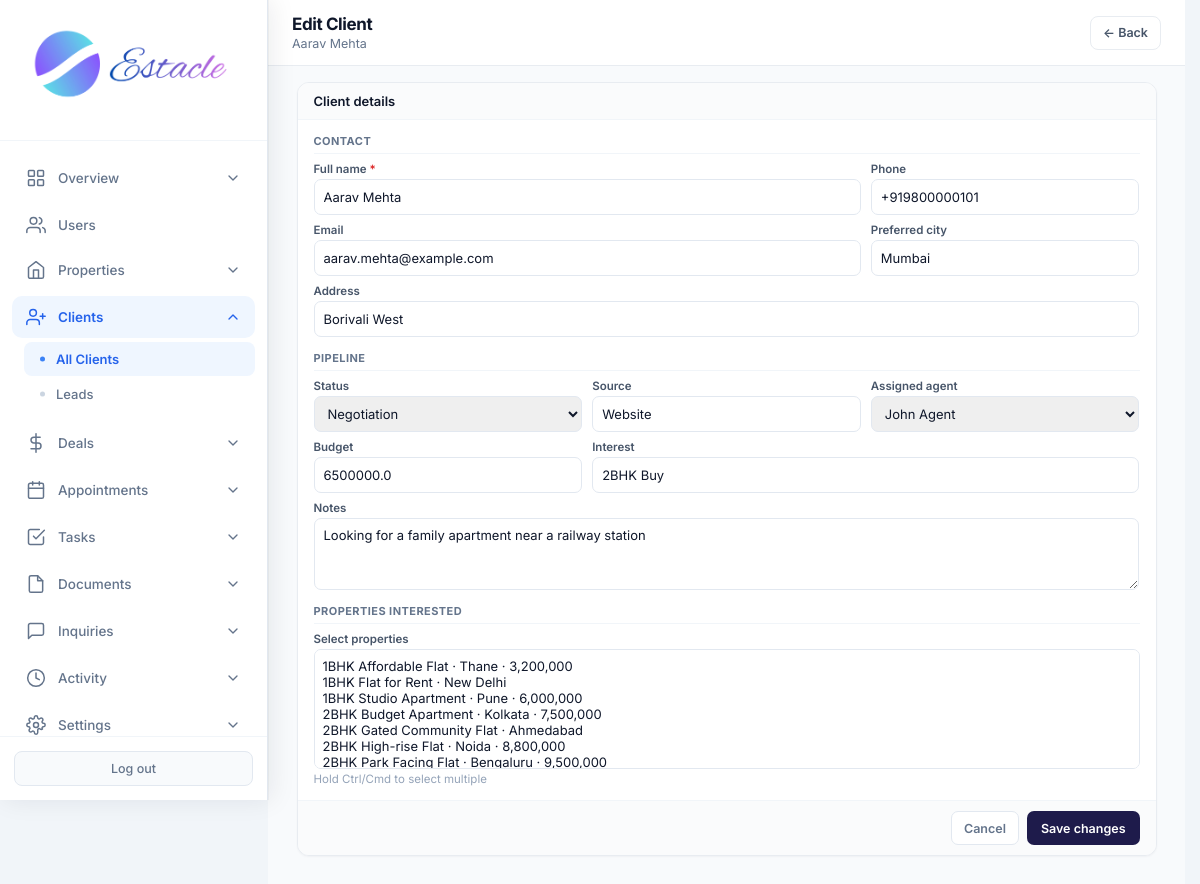
/admin/clients/8/edit (signed in), run on the app's committed database.
### tables this page shows
CREATE TABLE clients (
            id INTEGER PRIMARY KEY AUTOINCREMENT,
            full_name TEXT NOT NULL,
            email TEXT,
            phone TEXT,
            status TEXT DEFAULT 'lead',
            notes TEXT,
            agent_id INTEGER,
            created_at TIMESTAMP DEFAULT CURRENT_TIMESTAMP, source TEXT, budget REAL, interest TEXT, preferred_city TEXT, address TEXT, updated_at TIMESTAMP, user_id INTEGER,
            FOREIGN KEY (agent_id) REFERENCES users (id)
        );

CREATE TABLE users (
            id INTEGER PRIMARY KEY AUTOINCREMENT,
            email TEXT UNIQUE NOT NULL,
            password TEXT NOT NULL,
            full_name TEXT NOT NULL,
            role TEXT NOT NULL CHECK(role IN ('admin', 'agent', 'customer')),
            phone TEXT,
            created_at TIMESTAMP DEFAULT CURRENT_TIMESTAMP,
            is_active INTEGER DEFAULT 1
        , avatar TEXT, last_seen TIMESTAMP, job_title TEXT, department TEXT, employee_id TEXT, license_no TEXT, commission_rate REAL, alt_phone TEXT, address TEXT, city TEXT, state TEXT, country TEXT, postal_code TEXT, notes TEXT, hire_date TEXT, timezone TEXT);

### routes/admin/clients.py (the view, shortened to what this page needs)
@admin.route('/admin/clients/<int:client_id>/edit', methods=['GET', 'POST'])
@login_required
@role_required('admin')
def admin_edit_client(client_id):
    db = get_db()
    migrate_db()
    client = db.execute('SELECT * FROM clients WHERE id = ?', (client_id,)).fetchone()
    if not client:
        flash('Client not found.', 'danger')
        return redirect(url_for('admin.admin_clients'))
    agents = db.execute(
        "SELECT id, full_name FROM users WHERE role = 'agent' AND is_active = 1 ORDER BY full_name"
    ).fetchall()
    properties = db.execute(
        "SELECT id, title, city, price, status FROM properties ORDER BY title"
    ).fetchall()
    selected_props = {
        r['property_id']
        for r in db.execute(
            'SELECT property_id FROM client_properties WHERE client_id = ?', (client_id,)
        ).fetchall()
    }
    return render_template(
        'admin_edit_client.html',
        client=client,
        agents=agents,
        properties=properties,
        selected_props=selected_props,
    )

### core/db.py (called while the page is built)
def get_db():
    if 'db' not in g:
        g.db = sqlite3.connect(current_app.config['DATABASE'])
        g.db.row_factory = sqlite3.Row
    return g.db

### core/helpers.py (called while the page is built)
def login_required(f):
    @wraps(f)
    def decorated_function(*args, **kwargs):
        if 'user_id' not in session:
            flash('Please log in to access this page.', 'warning')
            return redirect(url_for('auth.login'))
        return f(*args, **kwargs)
    return decorated_function

def role_required(*roles):
    def decorator(f):
        @wraps(f)
        def decorated_function(*args, **kwargs):
            if 'user_id' not in session:
                flash('Please log in to access this page.', 'warning')
                return redirect(url_for('auth.login'))
            if session.get('role') not in roles:
                flash('You do not have permission to access this page.', 'danger')
                return redirect(url_for('auth.role_redirect'))
            return f(*args, **kwargs)
        return decorated_function
    return decorator

### templates/admin_edit_client.html (shortened to what this page needs)
<!DOCTYPE html>
<html lang="en">
<head>
<link rel="stylesheet" href="{{ url_for('static', filename='css/admin.css') }}">
</head>
<body>
<div class="app-layout">
{% set active = 'clients' %}
{% include 'partials/admin_sidebar.html' %}
<main class="main-content">
<header class="top-bar dash-top">
  <div>
    <h1 class="page-title">Edit Client</h1>
    <p class="page-subtitle">{{ client.full_name }}</p>
  </div>
  <a href="{{ url_for('admin.admin_client_detail', client_id=client.id) }}" class="btn-back">← Back</a>
</header>
<div class="page-wrap">
<form method="POST" class="panel">
  <div class="panel-hd">Client details</div>
  <div class="panel-bd">
    <p class="sec">Contact</p>
    <div class="g">
      <div class="fg s2">
        <label>Full name <span class="r">*</span></label>
        <input type="text" name="full_name" required value="{{ client.full_name or '' }}">
      </div>
      <div class="fg">
        <label>Phone</label>
        <input type="text" name="phone" value="{{ client.phone or '' }}">
      </div>
      <div class="fg s2">
        <label>Email</label>
        <input type="email" name="email" value="{{ client.email or '' }}">
      </div>
      <div class="fg">
        <label>Preferred city</label>
        <input type="text" name="preferred_city" value="{{ client.preferred_city or '' }}">
      </div>
      <div class="fg s3">
        <label>Address</label>
        <input type="text" name="address" value="{{ client.address or '' }}">
      </div>
    </div>
    <p class="sec">Pipeline</p>
    <div class="g">
      <div class="fg">
        <label>Status</label>
        <select name="status">
          {% for s in ['lead','contacted','qualified','negotiation','closed','lost'] %}
          <option value="{{ s }}" {% if client.status == s %}selected{% endif %}>{{ s|capitalize }}</option>
          {% endfor %}
        </select>
      </div>
      <div class="fg">
        <label>Source</label>
        <input type="text" name="source" value="{{ client.source or '' }}">
      </div>
      <div class="fg">
        <label>Assigned agent</label>
        <select name="agent_id">
          {% for a in agents %}
          <option value="{{ a.id }}" {% if client.agent_id == a.id %}selected{% endif %}>{{ a.full_name }}</option>
          {% endfor %}
        </select>
      </div>
      <div class="fg">
        <label>Budget</label>
        <input type="number" name="budget" min="0" step="any" value="{{ client.budget if client.budget is not none else '' }}">
      </div>
      <div class="fg s2">
        <label>Interest</label>
        <input type="text" name="interest" value="{{ client.interest or '' }}">
      </div>
      <div class="fg s3">
        <label>Notes</label>
        <textarea name="notes">{{ client.notes or '' }}</textarea>
      </div>
    </div>
    <p class="sec">Properties interested</p>
    <div class="fg s3">
      <label>Select properties</label>
      <select name="property_ids" multiple size="6">
        {% for p in properties %}
        <option value="{{ p.id }}" {% if p.id in selected_props %}selected{% endif %}>
        </option>
        {% endfor %}
      </select>
      <p class="hint">Hold Ctrl/Cmd to select multiple</p>
    </div>
  </div>
  <div class="panel-ft">
    <a href="{{ url_for('admin.admin_client_detail', client_id=client.id) }}" class="btn-cancel">Cancel</a>
    <button type="submit" class="btn-save">Save changes</button>
  </div>
</form>
</div>
</main>
</div>
</body>
</html>

### static/css/admin.css (style rules this page uses)
* { margin: 0; padding: 0; box-sizing: border-box; }
body { font-family: 'Inter', -apple-system, BlinkMacSystemFont, 'Segoe UI', Roboto, sans-serif; background: #f1f5f9; color: #0f172a; min-height: 100vh; }
.app-layout { display: flex; min-height: 100vh; }
.main-content { flex: 1; margin-left: 268px; min-height: 100vh; }
.top-bar { background: white; padding: 18px 32px; border-bottom: 1px solid #e2e8f0; display: flex; justify-content: space-between; align-items: center; }
.page-title { font-family: 'Inter', sans-serif; font-size: 22px; font-weight: 700; letter-spacing: -0.4px; color: #0f172a; }
.page-subtitle { font-size: 13px; color: #64748b; margin-top: 2px; font-weight: 400; }
.panel { background: white; border-radius: 14px; border: 1px solid #e2e8f0; overflow: hidden; }
html { scrollbar-gutter: stable; }
.app-layout > :not(.sidebar):not(script):not(style) { animation: estacle-page-in 200ms cubic-bezier(0.22, 0.61, 0.36, 1) backwards; }

### templates/admin_edit_client.html (style rules this page uses)
html, body { height: 100%; }
.main-content { display: flex; flex-direction: column; min-height: 100vh; padding-bottom: 0 !important; background: #f8fafc; }
.top-bar.dash-top { display: flex; align-items: center; justify-content: space-between; padding: 14px 24px !important; background: #fff; border-bottom: 1px solid #e8ecf1; box-shadow: none; gap: 12px; flex-wrap: wrap; flex-shrink: 0; }
.dash-top .page-title { font-size: 17px; font-weight: 700; color: #0f172a; margin: 0; }
.dash-top .page-subtitle { font-size: 12.5px; color: #64748b; margin: 2px 0 0; }
.btn-back { display: inline-flex; align-items: center; height: 34px; padding: 0 12px; background: #fff; color: #475569; border: 1px solid #e8ecf1; border-radius: 8px; font-size: 12.5px; font-weight: 600; text-decoration: none; }
.page-wrap { flex: 1; padding: 16px 24px 28px; width: 100%; box-sizing: border-box; display: flex; flex-direction: column; align-items: center; }
.page-wrap > form.panel { width: 100%; max-width: 860px; }
.panel { background: #fff; border: 1px solid #e8ecf1; border-radius: 12px; overflow: hidden; display: flex; flex-direction: column; margin-bottom: 14px; box-shadow: 0 1px 2px rgba(15,23,42,0.04); }
.panel-hd { padding: 10px 16px; border-bottom: 1px solid #f1f5f9; background: #fafbfc; font-size: 13px; font-weight: 600; color: #0f172a; }
.panel-bd { padding: 14px 16px; }
.panel-ft { padding: 10px 16px; border-top: 1px solid #f1f5f9; background: #fafbfc; display: flex; gap: 8px; justify-content: flex-end; }
.sec { font-size: 11px; font-weight: 700; color: #64748b; text-transform: uppercase; letter-spacing: 0.04em; margin: 14px 0 8px; padding-bottom: 5px; border-bottom: 1px solid #f1f5f9; }
.sec:first-child { margin-top: 0; }
.g { display: grid; grid-template-columns: repeat(3, 1fr); gap: 8px 10px; }
.g .s2 { grid-column: span 2; }
.g .s3 { grid-column: 1 / -1; }
.fg { display: flex; flex-direction: column; gap: 3px; }
.fg label { font-size: 11.5px; font-weight: 600; color: #475569; }
.fg label .r { color: #dc2626; }
.fg input, .fg select, .fg textarea { height: 36px; padding: 0 9px; border: 1px solid #e2e8f0; border-radius: 7px; font-size: 13px; font-family: inherit; color: #0f172a; outline: none; width: 100%; box-sizing: border-box; }
.fg textarea { height: 72px; padding: 8px 9px; resize: vertical; }
.fg select[multiple] { height: auto; min-height: 120px; padding: 8px; }
.btn-cancel { height: 34px; padding: 0 12px; background: #fff; border: 1px solid #e2e8f0; border-radius: 7px; font-size: 12.5px; font-weight: 600; color: #64748b; text-decoration: none; display: inline-flex; align-items: center; }
.btn-save { height: 34px; padding: 0 14px; background: #1e1b4b; border: none; border-radius: 7px; font-size: 12.5px; font-weight: 600; color: #fff; cursor: pointer; font-family: inherit; }
.hint { font-size: 11.5px; color: #94a3b8; }

### data on the page
clients: full_name "Aarav Mehta", phone "+919800000101", email "aarav.mehta@example.com", preferred_city "Mumbai", address "Borivali West", status "Negotiation", source "Website", agent_id "John Agent", budget "6500000.0", interest "2BHK Buy", notes "Looking for a family apartment near a railway station"
